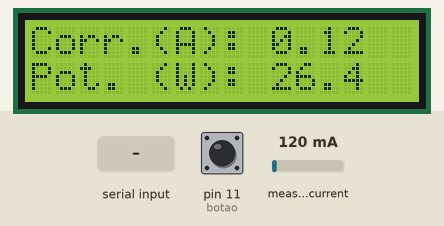
The sketch below on a simulated Arduino Uno, built with avr-gcc and run on an emulated ATmega328P. Parts: 16×2 character LCD. The inputs (shaded band) are chosen by the test bench; at power-on: pin 11 (botao) LOW, measured current 120 mA.

Above: at 1.2 s.
1.3 s: pin 11 (botao) pulled HIGH for 0.3 s
At 2.0 s:
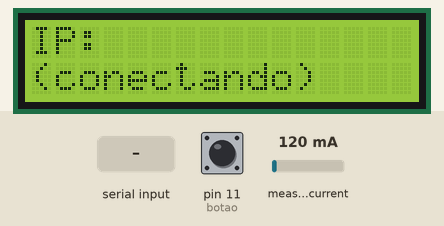
4.6 s: measured current set to 40 mA
At 6.5 s:
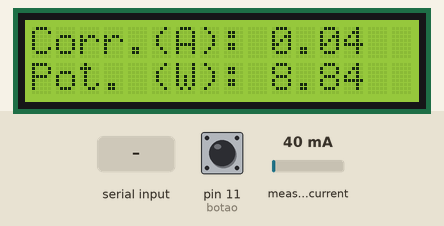
6.8 s: "T:\n" received over the second serial link
At 8.3 s:
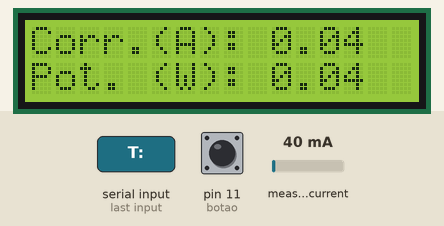
8.6 s: pin 11 (botao) pulled HIGH for 1 s
At 10.3 s:
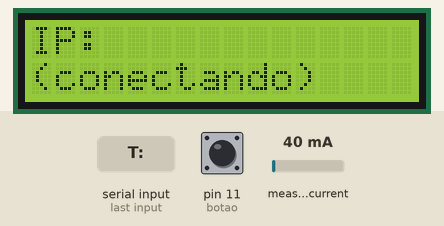
12.6 s: measured current set to 500 mA
At 13.4 s:
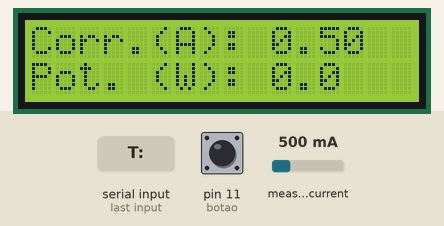
14.3 s: measured current set to 1000 mA
At 15.4 s:
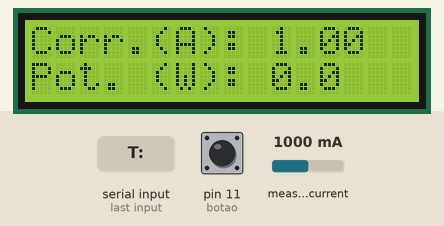
Timing chart, 0 to 16.9 s (numbered marks = the images above; inputs shaded):
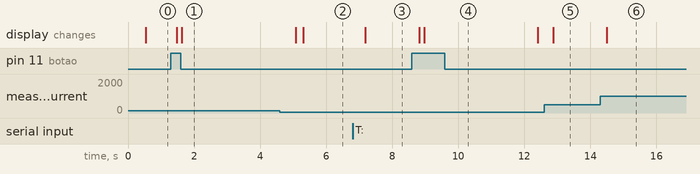

Measured:
- after the input at 1.3 s, the display: first changes after 0.17 s (image 1 shows a later state)
- after the input at 4.6 s, the display: first differs from a run without the input after 0.71 s (image 2)
- after the input at 6.8 s, the display: changes after 0.39 s (image 3)
- after the input at 8.6 s, the display: first changes after 0.22 s (image 4 shows a later state)
- after the input at 12.6 s, the display: changes after 0.27 s (image 5)
- after the input at 14.3 s, the display: changes after 0.19 s (image 6)

The sketch:

ATmega.ino
```cpp
#include "EmonLib.h"
#include <LiquidCrystal.h>
#include <SoftwareSerial.h>

const byte    numChars        = 48;
char          receivedChars[numChars];  // Array para manter os caracteres de serial
boolean       newData         = false;
unsigned long previousMillis  = 0;      // Salva a última vez que os dados foram atualizados
unsigned long previousMillis1 = 0;		  // Salva a última vez que o display mostrou o IP
const long    interval        = 200;    // Intervalo entre medições
String        stringSerial;
boolean       ocupado         = true;

const int     pino_sct        = 0;
const int     botao           = 11;
int           estadoBotaoIP;
int           tensao          = 220;
float         calibra         = 18.0;
String        ip = "(conectando)";
String        dados;
String        t, cal;

EnergyMonitor emon1;
SoftwareSerial esp8266(9, 10);
LiquidCrystal lcd(4, 3, 5, 6, 7, 8);

#include "display_chars.h"
//#include "easteregg.h"

void recvWithEndMarker() {
  static byte ndx = 0;
  char endMarker = '\n';
  char rc;

  while (esp8266.available() > 0 && newData == false) {
    rc = esp8266.read();

    if (rc != endMarker) {
      receivedChars[ndx] = rc;
      ndx++;
      if (ndx >= numChars) {
        ndx = numChars - 1;
      }
    }
    else {
      receivedChars[ndx] = '\0'; // Termina a string
      ndx = 0;
      newData = true;
    }
  }
}

void showNewData() {
  if (newData == true) {
    stringSerial = receivedChars;
    newData = false;
  }
}

void setup() {
  pinMode (botao, INPUT);
  lcd.createChar(0, atilmin);
  lcd.createChar(1, atil);
  lcd.createChar(2, aagudo);
  lcd.createChar(3, eagudo);
  lcd.createChar(4, iagudo);

  lcd.begin(16, 2);
  lcd.setCursor(6, 0); lcd.print("SMCP");
  //Corrigir o problema
  lcd.setCursor(2, 1); lcd.print("Vers"); lcd.write((uint8_t)0); lcd.print("o 0.7.1");
  emon1.current(pino_sct, calibra);
  esp8266.begin(9600);
  esp8266.println("Ligado");
  ocupado = false;
}

void loop() {
  unsigned long currentMillis = millis();
  double Irms = emon1.calcIrms(1480);
  double potencia = Irms * tensao;

  dados = "DADOS:{ \"corrente\": ";
  dados += Irms;
  dados += ", \"potencia\": ";
  dados += potencia;
  dados += " }";
  esp8266.println(dados);

  recvWithEndMarker();
  showNewData();
  if (stringSerial.indexOf("T:") != -1) {
    t = stringSerial.substring(stringSerial.indexOf("T:") + 2, stringSerial.indexOf('\r'));
    esp8266.println();
    esp8266.print("DADOS: {\"tensao\": ");
    esp8266.print(t);
    esp8266.println("}");

    tensao = t.toInt();
  }
  if (stringSerial.indexOf("CALIBRA:") != -1) {
    cal = stringSerial.substring(stringSerial.indexOf("CALIBRA:") + 8, stringSerial.indexOf('\r'));
    esp8266.println();
    esp8266.print("DADOS: {\"calibra\": ");
    esp8266.print(calibra);
    esp8266.println("}");
    calibra = cal.toFloat();
  }

  /*
  if (stringSerial.indexOf("EASTEREGG") != -1) {
    EASTEREGG();
  }
  */

  estadoBotaoIP = digitalRead(botao);
  if (estadoBotaoIP == HIGH) {
    lcd.clear();
    esp8266.println("IP?");
    delay(150);
    recvWithEndMarker();
    showNewData();
    if (stringSerial.indexOf("IP:") != -1) {
      ip = stringSerial.substring(stringSerial.indexOf("IP:") + 3, stringSerial.indexOf('\r'));
      ocupado = true;
      lcd.clear(); //Apaga a tela assim que achar o IP.
    }
    unsigned long previousMillis1 = millis();
    unsigned long currentMillis1 = millis();
    while (currentMillis1 - previousMillis1 <= 3000) {
      currentMillis1 = millis();
      lcd.setCursor(0, 0); lcd.print("IP:          ");
      lcd.setCursor(0, 1); lcd.print(ip);

      unsigned long currentMillis = millis();
      double Irms = emon1.calcIrms(1480);
      double potencia = Irms * tensao;

      dados = "DADOS:{ \"corrente\": ";
      dados += Irms;
      dados += ", \"potencia\":";
      dados += potencia;
      dados += " }";
      esp8266.println(dados);
      recvWithEndMarker();
      showNewData();
    }
  }
  //ip = "(desconectado)";
  ocupado = false;
  stringSerial = "";

  if (currentMillis - previousMillis >= interval) {
    //Marca tempo para verificar se já se passou o tempo para uma nova medição
    previousMillis = currentMillis;

    if (ocupado == false) {
      lcd.setCursor(0, 0);  lcd.print("Corr.(A): ");
      lcd.setCursor(0, 1);  lcd.print("Pot. (W): ");
      lcd.setCursor(10, 0); lcd.print(Irms);
      lcd.setCursor(10, 1); lcd.print(potencia, 1);
    }
  }
}
```

display_chars.h
```cpp
void escreverAcentos(String texto) {
  for (int i = 0; i < texto.length(); i++) {
    if (texto[i] == 'ã') lcd.write((uint8_t)0);
    else if (texto[i] == 'Ã') lcd.write((uint8_t)1);
    else if (texto[i] == 'Á') lcd.write((uint8_t)2);
    else if (texto[i] == 'É') lcd.write((uint8_t)3);
    else if (texto[i] == 'Í') lcd.write((uint8_t)4);
    else lcd.write(texto[i]);
  }
}

byte atilmin[8] = {
  0b00101,
  0b01010,
  0b01110,
  0b00001,
  0b01111,
  0b10001,
  0b01111,
  0b00000
};

byte aagudo[8] = {
  0b00010,
  0b00100,
  0b01110,
  0b10001,
  0b11111,
  0b10001,
  0b10001,
  0b00000
};

byte eagudo[8] = {
  0b00010,
  0b00100,
  0b11111,
  0b10000,
  0b11110,
  0b10000,
  0b11111,
  0b00000
};

byte atil[8] = {
  0b00101,
  0b01010,
  0b01110,
  0b10001,
  0b11111,
  0b10001,
  0b10001,
  0b00000
};

byte iagudo[8] = {
  0b00010,
  0b00100,
  0b01110,
  0b00100,
  0b00100,
  0b00100,
  0b01110,
  0b00000
};
```
